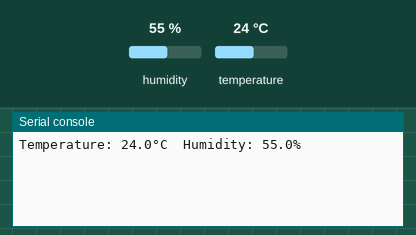
Recording of a program running on a simulated CircuitPython board. Shown: the last lines printed to the serial console. The inputs (shaded band) are chosen by the test bench; at power-on: humidity 55 %, temperature 24 °C.

Above: at 1.2 s.
1.3 s: humidity set to 22 %
At 3.9 s:
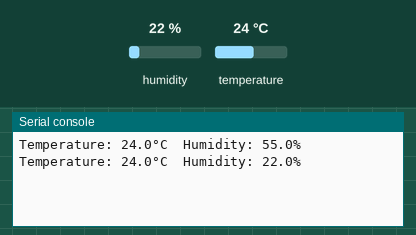
4.3 s: temperature set to 12 °C
At 5.2 s:
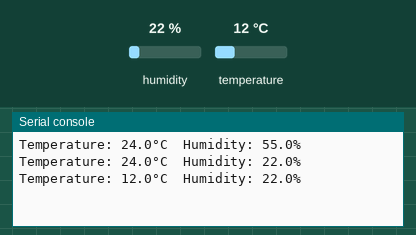
7.3 s: humidity set to 40 %
At 10.0 s:
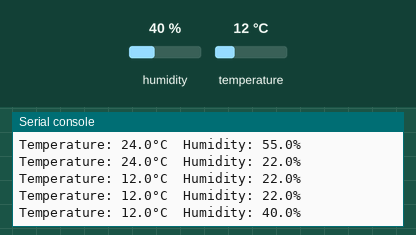
Timing chart, 0 to 11.5 s (numbered marks = the images above; inputs shaded):
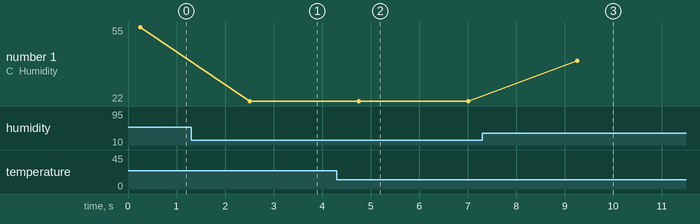

The program:

dht_test.py
```python
import adafruit_dht
import board
import time

# GPIO4 board.D4（Physical Pin 7）
dht_device = adafruit_dht.DHT11(board.D4)

def read_dht11():
    try:
        temperature = dht_device.temperature
        humidity = dht_device.humidity

        if humidity is not None and temperature is not None:
            print(f"Temperature: {temperature:.1f}°C  Humidity: {humidity:.1f}%")
            return temperature, humidity
        else:
            print("failed to retrieve data from DHT11 sensor...")
            return None, None

    except RuntimeError as error:
        print(f"Error reading DHT11 sensor: {error.args[0]}")
        return None, None
    except Exception as error:
        print(f"Unexpected error: {error}")
        return None, None

if __name__ == "__main__":
    while True:
        read_dht11()
        time.sleep(2)   # DHT11 every 2 sec read once
```

Measured:
- after the input at 1.3 s, the serial console: prints a new line after 1.2 s (image 1)
- after the input at 4.3 s, the serial console: prints a new line after 0.46 s (image 2)
- after the input at 7.3 s, the serial console: prints a new line after 2.0 s (image 3)
- plotted number 1: 55 → 22 after the input at 1.3 s, 22 → 40 after the input at 7.3 s
